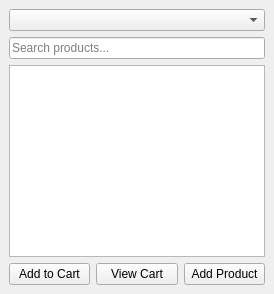
<?xml version="1.0" encoding="UTF-8"?>
<ui version="4.0">
 <class>MainWindow</class>
 <widget class="QMainWindow" name="MainWindow">
  <widget class="QWidget" name="centralWidget">
   <layout class="QVBoxLayout" name="verticalLayout">
    <item>
     <widget class="QComboBox" name="categoryCombo"/>
    </item>
    <item>
     <widget class="QLineEdit" name="searchEdit">
      <property name="placeholderText">
       <string>Search products...</string>
      </property>
     </widget>
    </item>
    <item>
     <widget class="QTableWidget" name="productTable"/>
    </item>
    <item>
     <layout class="QHBoxLayout" name="horizontalLayout">
      <item>
       <widget class="QPushButton" name="addCartButton">
        <property name="text">
         <string>Add to Cart</string>
        </property>
       </widget>
      </item>
      <item>
       <widget class="QPushButton" name="viewCartButton">
        <property name="text">
         <string>View Cart</string>
        </property>
       </widget>
      </item>
      <item>
       <widget class="QPushButton" name="addProductButton">
        <property name="text">
         <string>Add Product</string>
        </property>
       </widget>
      </item>
     </layout>
    </item>
   </layout>
  </widget>
 </widget>
 <resources/>
 <connections/>
</ui>
